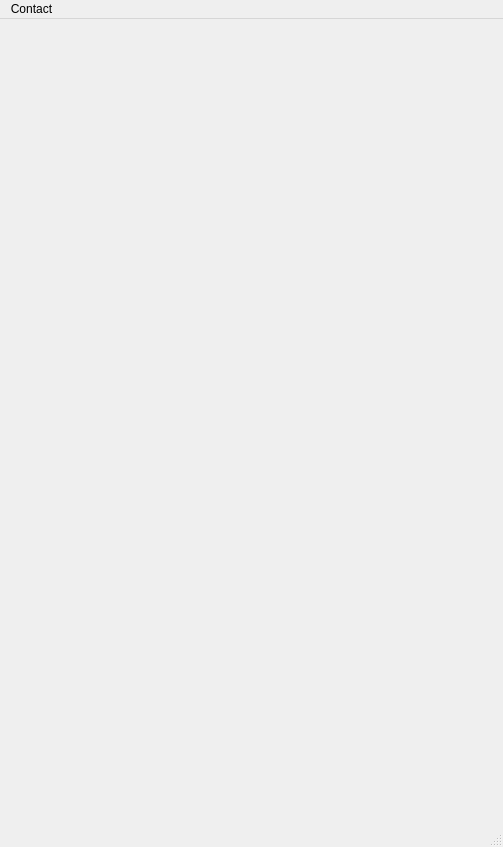
<?xml version="1.0" encoding="UTF-8"?>
<ui version="4.0">
 <class>MainWindow</class>
 <widget class="QMainWindow" name="MainWindow">
  <property name="geometry">
   <rect>
    <x>0</x>
    <y>0</y>
    <width>503</width>
    <height>847</height>
   </rect>
  </property>
  <property name="windowTitle">
   <string>MainWindow</string>
  </property>
  <widget class="QWidget" name="centralwidget"/>
  <widget class="QMenuBar" name="menubar">
   <property name="geometry">
    <rect>
     <x>0</x>
     <y>0</y>
     <width>503</width>
     <height>26</height>
    </rect>
   </property>
   <widget class="QMenu" name="menuContact">
    <property name="title">
     <string>Contact</string>
    </property>
    <addaction name="separator"/>
    <addaction name="separator"/>
    <addaction name="separator"/>
    <addaction name="actionTest"/>
   </widget>
   <addaction name="menuContact"/>
  </widget>
  <widget class="QStatusBar" name="statusbar"/>
  <action name="actionTest">
   <property name="text">
    <string>test</string>
   </property>
  </action>
 </widget>
 <resources/>
 <connections/>
</ui>
